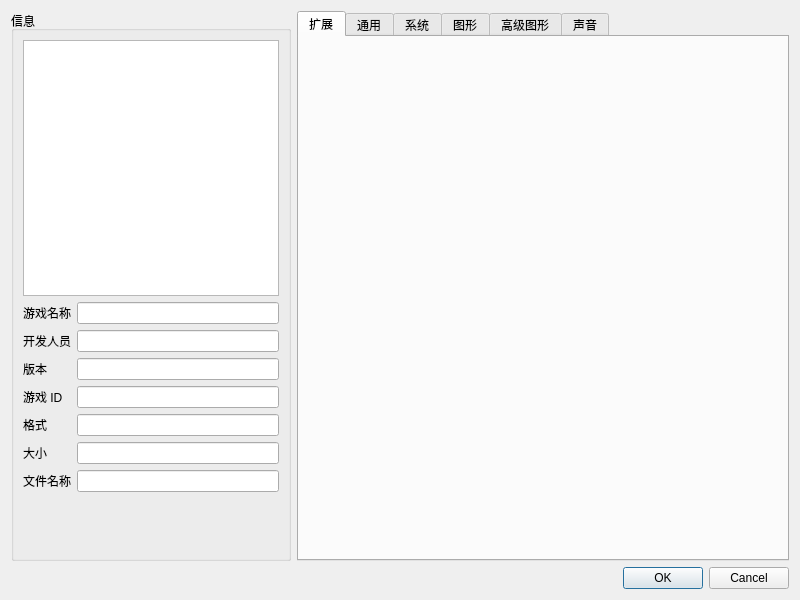
<?xml version="1.0" encoding="UTF-8"?>
<ui version="4.0">
 <class>ConfigurePerGame</class>
 <widget class="QDialog" name="ConfigurePerGame">
  <property name="geometry">
   <rect>
    <x>0</x>
    <y>0</y>
    <width>800</width>
    <height>600</height>
   </rect>
  </property>
  <property name="windowTitle">
   <string>对话框</string>
  </property>
  <layout class="QVBoxLayout" name="verticalLayout_3">
   <item>
    <layout class="QHBoxLayout" name="horizontalLayout">
     <item>
      <widget class="QGroupBox" name="groupBox">
       <property name="sizePolicy">
        <sizepolicy hsizetype="Maximum" vsizetype="Preferred">
         <horstretch>0</horstretch>
         <verstretch>0</verstretch>
        </sizepolicy>
       </property>
       <property name="title">
        <string>信息</string>
       </property>
       <layout class="QVBoxLayout" name="verticalLayout">
        <item alignment="Qt::AlignHCenter">
         <widget class="QGraphicsView" name="icon_view">
          <property name="sizePolicy">
           <sizepolicy hsizetype="Maximum" vsizetype="Maximum">
            <horstretch>0</horstretch>
            <verstretch>0</verstretch>
           </sizepolicy>
          </property>
          <property name="minimumSize">
           <size>
            <width>256</width>
            <height>256</height>
           </size>
          </property>
          <property name="maximumSize">
           <size>
            <width>256</width>
            <height>256</height>
           </size>
          </property>
          <property name="verticalScrollBarPolicy">
           <enum>Qt::ScrollBarAlwaysOff</enum>
          </property>
          <property name="horizontalScrollBarPolicy">
           <enum>Qt::ScrollBarAlwaysOff</enum>
          </property>
          <property name="interactive">
           <bool>false</bool>
          </property>
         </widget>
        </item>
        <item>
         <layout class="QGridLayout" name="gridLayout_2">
          <item row="6" column="1">
           <widget class="QLineEdit" name="display_size">
            <property name="enabled">
             <bool>true</bool>
            </property>
            <property name="readOnly">
             <bool>true</bool>
            </property>
           </widget>
          </item>
          <item row="3" column="1">
           <widget class="QLineEdit" name="display_version">
            <property name="enabled">
             <bool>true</bool>
            </property>
            <property name="readOnly">
             <bool>true</bool>
            </property>
           </widget>
          </item>
          <item row="1" column="0">
           <widget class="QLabel" name="label">
            <property name="text">
             <string>游戏名称</string>
            </property>
           </widget>
          </item>
          <item row="4" column="0">
           <widget class="QLabel" name="label_4">
            <property name="text">
             <string>游戏 ID</string>
            </property>
           </widget>
          </item>
          <item row="4" column="1">
           <widget class="QLineEdit" name="display_title_id">
            <property name="enabled">
             <bool>true</bool>
            </property>
            <property name="readOnly">
             <bool>true</bool>
            </property>
           </widget>
          </item>
          <item row="7" column="1">
           <widget class="QLineEdit" name="display_filename">
            <property name="enabled">
             <bool>true</bool>
            </property>
            <property name="readOnly">
             <bool>true</bool>
            </property>
           </widget>
          </item>
          <item row="5" column="1">
           <widget class="QLineEdit" name="display_format">
            <property name="enabled">
             <bool>true</bool>
            </property>
            <property name="readOnly">
             <bool>true</bool>
            </property>
           </widget>
          </item>
          <item row="7" column="0">
           <widget class="QLabel" name="label_7">
            <property name="text">
             <string>文件名称</string>
            </property>
           </widget>
          </item>
          <item row="1" column="1">
           <widget class="QLineEdit" name="display_name">
            <property name="enabled">
             <bool>true</bool>
            </property>
            <property name="readOnly">
             <bool>true</bool>
            </property>
           </widget>
          </item>
          <item row="2" column="1">
           <widget class="QLineEdit" name="display_developer">
            <property name="enabled">
             <bool>true</bool>
            </property>
            <property name="readOnly">
             <bool>true</bool>
            </property>
           </widget>
          </item>
          <item row="5" column="0">
           <widget class="QLabel" name="label_5">
            <property name="text">
             <string>格式</string>
            </property>
           </widget>
          </item>
          <item row="3" column="0">
           <widget class="QLabel" name="label_3">
            <property name="text">
             <string>版本</string>
            </property>
           </widget>
          </item>
          <item row="6" column="0">
           <widget class="QLabel" name="label_6">
            <property name="text">
             <string>大小</string>
            </property>
           </widget>
          </item>
          <item row="2" column="0">
           <widget class="QLabel" name="label_2">
            <property name="text">
             <string>开发人员</string>
            </property>
           </widget>
          </item>
         </layout>
        </item>
        <item>
         <spacer name="verticalSpacer">
          <property name="orientation">
           <enum>Qt::Vertical</enum>
          </property>
          <property name="sizeHint" stdset="0">
           <size>
            <width>20</width>
            <height>40</height>
           </size>
          </property>
         </spacer>
        </item>
       </layout>
      </widget>
     </item>
     <item>
      <layout class="QVBoxLayout" name="VerticalLayout">
       <item>
        <layout class="QVBoxLayout" name="verticalLayout_2"/>
       </item>
       <item>
        <widget class="QTabWidget" name="tabWidget">
         <property name="enabled">
          <bool>true</bool>
         </property>
         <property name="currentIndex">
          <number>0</number>
         </property>
         <property name="usesScrollButtons">
          <bool>true</bool>
         </property>
         <property name="documentMode">
          <bool>false</bool>
         </property>
         <property name="tabsClosable">
          <bool>false</bool>
         </property>
         <widget class="ConfigurePerGameAddons" name="addonsTab">
          <attribute name="title">
           <string>扩展</string>
          </attribute>
         </widget>
         <widget class="ConfigureGeneral" name="generalTab">
          <attribute name="title">
           <string>通用</string>
          </attribute>
         </widget>
         <widget class="ConfigureSystem" name="systemTab">
          <attribute name="title">
           <string>系统</string>
          </attribute>
         </widget>
         <widget class="ConfigureGraphics" name="graphicsTab">
          <attribute name="title">
           <string>图形</string>
          </attribute>
         </widget>
         <widget class="ConfigureGraphicsAdvanced" name="graphicsAdvancedTab">
          <attribute name="title">
           <string>高级图形</string>
          </attribute>
         </widget>
         <widget class="ConfigureAudio" name="audioTab">
          <attribute name="title">
           <string>声音</string>
          </attribute>
         </widget>
        </widget>
       </item>
      </layout>
     </item>
    </layout>
   </item>
   <item>
    <widget class="QDialogButtonBox" name="buttonBox">
     <property name="sizePolicy">
      <sizepolicy hsizetype="Preferred" vsizetype="Preferred">
       <horstretch>0</horstretch>
       <verstretch>0</verstretch>
      </sizepolicy>
     </property>
     <property name="orientation">
      <enum>Qt::Horizontal</enum>
     </property>
     <property name="standardButtons">
      <set>QDialogButtonBox::Cancel|QDialogButtonBox::Ok</set>
     </property>
    </widget>
   </item>
  </layout>
 </widget>
 <customwidgets>
  <customwidget>
   <class>ConfigureGeneral</class>
   <extends>QWidget</extends>
   <header>configuration/configure_general.h</header>
   <container>1</container>
  </customwidget>
  <customwidget>
   <class>ConfigureSystem</class>
   <extends>QWidget</extends>
   <header>configuration/configure_system.h</header>
   <container>1</container>
  </customwidget>
  <customwidget>
   <class>ConfigureAudio</class>
   <extends>QWidget</extends>
   <header>configuration/configure_audio.h</header>
   <container>1</container>
  </customwidget>
  <customwidget>
   <class>ConfigureGraphics</class>
   <extends>QWidget</extends>
   <header>configuration/configure_graphics.h</header>
   <container>1</container>
  </customwidget>
  <customwidget>
   <class>ConfigureGraphicsAdvanced</class>
   <extends>QWidget</extends>
   <header>configuration/configure_graphics_advanced.h</header>
   <container>1</container>
  </customwidget>
  <customwidget>
   <class>ConfigurePerGameAddons</class>
   <extends>QWidget</extends>
   <header>configuration/configure_per_game_addons.h</header>
   <container>1</container>
  </customwidget>
 </customwidgets>
 <resources/>
 <connections>
  <connection>
   <sender>buttonBox</sender>
   <signal>accepted()</signal>
   <receiver>ConfigurePerGame</receiver>
   <slot>accept()</slot>
   <hints>
    <hint type="sourcelabel">
     <x>248</x>
     <y>254</y>
    </hint>
    <hint type="destinationlabel">
     <x>157</x>
     <y>274</y>
    </hint>
   </hints>
  </connection>
  <connection>
   <sender>buttonBox</sender>
   <signal>rejected()</signal>
   <receiver>ConfigurePerGame</receiver>
   <slot>reject()</slot>
   <hints>
    <hint type="sourcelabel">
     <x>316</x>
     <y>260</y>
    </hint>
    <hint type="destinationlabel">
     <x>286</x>
     <y>274</y>
    </hint>
   </hints>
  </connection>
 </connections>
</ui>
